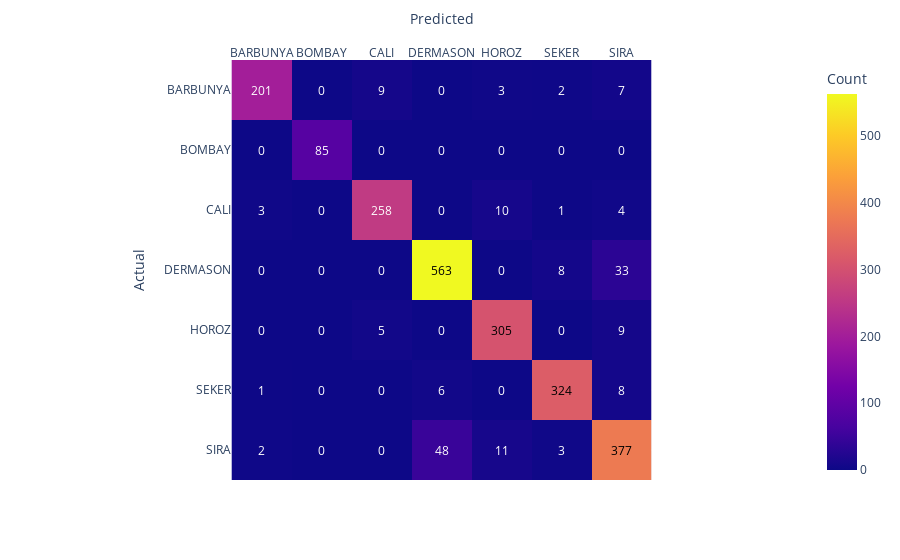

Write notebook code for a chart like this one.
### Markdown cell above
### 6.6 KNeighbors

### Code cell
dist = {'n_neighbors': [3, 5, 9, 15, 21, 31, 41, 51, 71, 99]}
kn = KNeighborsClassifier()
kn_best_params = train_evaluate_encoded2(kn, dist, X_train, y_encoded2, X_val, y_val_encoded2, cv=5)

### Figure 1 — Plotly figure (JSON) as saved in the notebook; plotly's stock layout.template omitted (floating-point values rounded to 4 significant figures)
{"data": [{"coloraxis": "coloraxis", "hovertemplate": "Predicted: %{x}<br>Actual: %{y}<br>Count: %{z}<extra></extra>", "name": "0", "type": "heatmap", "x": ["BARBUNYA", "BOMBAY", "CALI", "DERMASON", "HOROZ", "SEKER", "SIRA"], "xaxis": "x", "y": ["BARBUNYA", "BOMBAY", "CALI", "DERMASON", "HOROZ", "SEKER", "SIRA"], "yaxis": "y", "z": [[201, 0, 9, 0, 3, 2, 7], [0, 85, 0, 0, 0, 0, 0], [3, 0, 258, 0, 10, 1, 4], [0, 0, 0, 563, 0, 8, 33], [0, 0, 5, 0, 305, 0, 9], [1, 0, 0, 6, 0, 324, 8], [2, 0, 0, 48, 11, 3, 377]]}], "layout": {"annotations": [{"font": {"color": "white"}, "showarrow": false, "text": "201", "x": "BARBUNYA", "y": "BARBUNYA"}, {"font": {"color": "white"}, "showarrow": false, "text": "0", "x": "BOMBAY", "y": "BARBUNYA"}, {"font": {"color": "white"}, "showarrow": false, "text": "9", "x": "CALI", "y": "BARBUNYA"}, {"font": {"color": "white"}, "showarrow": false, "text": "0", "x": "DERMASON", "y": "BARBUNYA"}, {"font": {"color": "white"}, "showarrow": false, "text": "3", "x": "HOROZ", "y": "BARBUNYA"}, {"font": {"color": "white"}, "showarrow": false, "text": "2", "x": "SEKER", "y": "BARBUNYA"}, {"font": {"color": "white"}, "showarrow": false, "text": "7", "x": "SIRA", "y": "BARBUNYA"}, {"font": {"color": "white"}, "showarrow": false, "text": "0", "x": "BARBUNYA", "y": "BOMBAY"}, {"font": {"color": "white"}, "showarrow": false, "text": "85", "x": "BOMBAY", "y": "BOMBAY"}, {"font": {"color": "white"}, "showarrow": false, "text": "0", "x": "CALI", "y": "BOMBAY"}, {"font": {"color": "white"}, "showarrow": false, "text": "0", "x": "DERMASON", "y": "BOMBAY"}, {"font": {"color": "white"}, "showarrow": false, "text": "0", "x": "HOROZ", "y": "BOMBAY"}, {"font": {"color": "white"}, "showarrow": false, "text": "0", "x": "SEKER", "y": "BOMBAY"}, {"font": {"color": "white"}, "showarrow": false, "text": "0", "x": "SIRA", "y": "BOMBAY"}, {"font": {"color": "white"}, "showarrow": false, "text": "3", "x": "BARBUNYA", "y": "CALI"}, {"font": {"color": "white"}, "showarrow": false, "text": "0", "x": "BOMBAY", "y": "CALI"}, {"font": {"color": "white"}, "showarrow": false, "text": "258", "x": "CALI", "y": "CALI"}, {"font": {"color": "white"}, "showarrow": false, "text": "0", "x": "DERMASON", "y": "CALI"}, {"font": {"color": "white"}, "showarrow": false, "text": "10", "x": "HOROZ", "y": "CALI"}, {"font": {"color": "white"}, "showarrow": false, "text": "1", "x": "SEKER", "y": "CALI"}, {"font": {"color": "white"}, "showarrow": false, "text": "4", "x": "SIRA", "y": "CALI"}, {"font": {"color": "white"}, "showarrow": false, "text": "0", "x": "BARBUNYA", "y": "DERMASON"}, {"font": {"color": "white"}, "showarrow": false, "text": "0", "x": "BOMBAY", "y": "DERMASON"}, {"font": {"color": "white"}, "showarrow": false, "text": "0", "x": "CALI", "y": "DERMASON"}, {"font": {"color": "black"}, "showarrow": false, "text": "563", "x": "DERMASON", "y": "DERMASON"}, {"font": {"color": "white"}, "showarrow": false, "text": "0", "x": "HOROZ", "y": "DERMASON"}, {"font": {"color": "white"}, "showarrow": false, "text": "8", "x": "SEKER", "y": "DERMASON"}, {"font": {"color": "white"}, "showarrow": false, "text": "33", "x": "SIRA", "y": "DERMASON"}, {"font": {"color": "white"}, "showarrow": false, "text": "0", "x": "BARBUNYA", "y": "HOROZ"}, {"font": {"color": "white"}, "showarrow": false, "text": "0", "x": "BOMBAY", "y": "HOROZ"}, {"font": {"color": "white"}, "showarrow": false, "text": "5", "x": "CALI", "y": "HOROZ"}, {"font": {"color": "white"}, "showarrow": false, "text": "0", "x": "DERMASON", "y": "HOROZ"}, {"font": {"color": "black"}, "showarrow": false, "text": "305", "x": "HOROZ", "y": "HOROZ"}, {"font": {"color": "white"}, "showarrow": false, "text": "0", "x": "SEKER", "y": "HOROZ"}, {"font": {"color": "white"}, "showarrow": false, "text": "9", "x": "SIRA", "y": "HOROZ"}, {"font": {"color": "white"}, "showarrow": false, "text": "1", "x": "BARBUNYA", "y": "SEKER"}, {"font": {"color": "white"}, "showarrow": false, "text": "0", "x": "BOMBAY", "y": "SEKER"}, {"font": {"color": "white"}, "showarrow": false, "text": "0", "x": "CALI", "y": "SEKER"}, {"font": {"color": "white"}, "showarrow": false, "text": "6", "x": "DERMASON", "y": "SEKER"}, {"font": {"color": "white"}, "showarrow": false, "text": "0", "x": "HOROZ", "y": "SEKER"}, {"font": {"color": "black"}, "showarrow": false, "text": "324", "x": "SEKER", "y": "SEKER"}, {"font": {"color": "white"}, "showarrow": false, "text": "8", "x": "SIRA", "y": "SEKER"}, {"font": {"color": "white"}, "showarrow": false, "text": "2", "x": "BARBUNYA", "y": "SIRA"}, {"font": {"color": "white"}, "showarrow": false, "text": "0", "x": "BOMBAY", "y": "SIRA"}, {"font": {"color": "white"}, "showarrow": false, "text": "0", "x": "CALI", "y": "SIRA"}, {"font": {"color": "white"}, "showarrow": false, "text": "48", "x": "DERMASON", "y": "SIRA"}, {"font": {"color": "white"}, "showarrow": false, "text": "11", "x": "HOROZ", "y": "SIRA"}, {"font": {"color": "white"}, "showarrow": false, "text": "3", "x": "SEKER", "y": "SIRA"}, {"font": {"color": "black"}, "showarrow": false, "text": "377", "x": "SIRA", "y": "SIRA"}], "coloraxis": {"colorbar": {"title": {"text": "Count"}}, "colorscale": [[0, "#0d0887"], [0.1111, "#46039f"], [0.2222, "#7201a8"], [0.3333, "#9c179e"], [0.4444, "#bd3786"], [0.5556, "#d8576b"], [0.6667, "#ed7953"], [0.7778, "#fb9f3a"], [0.8889, "#fdca26"], [1, "#f0f921"]]}, "margin": {"t": 60}, "xaxis": {"anchor": "y", "constrain": "domain", "domain": [0, 1], "scaleanchor": "y", "side": "top", "title": {"text": "Predicted"}}, "yaxis": {"anchor": "x", "autorange": "reversed", "constrain": "domain", "domain": [0, 1], "title": {"text": "Actual"}}}}
